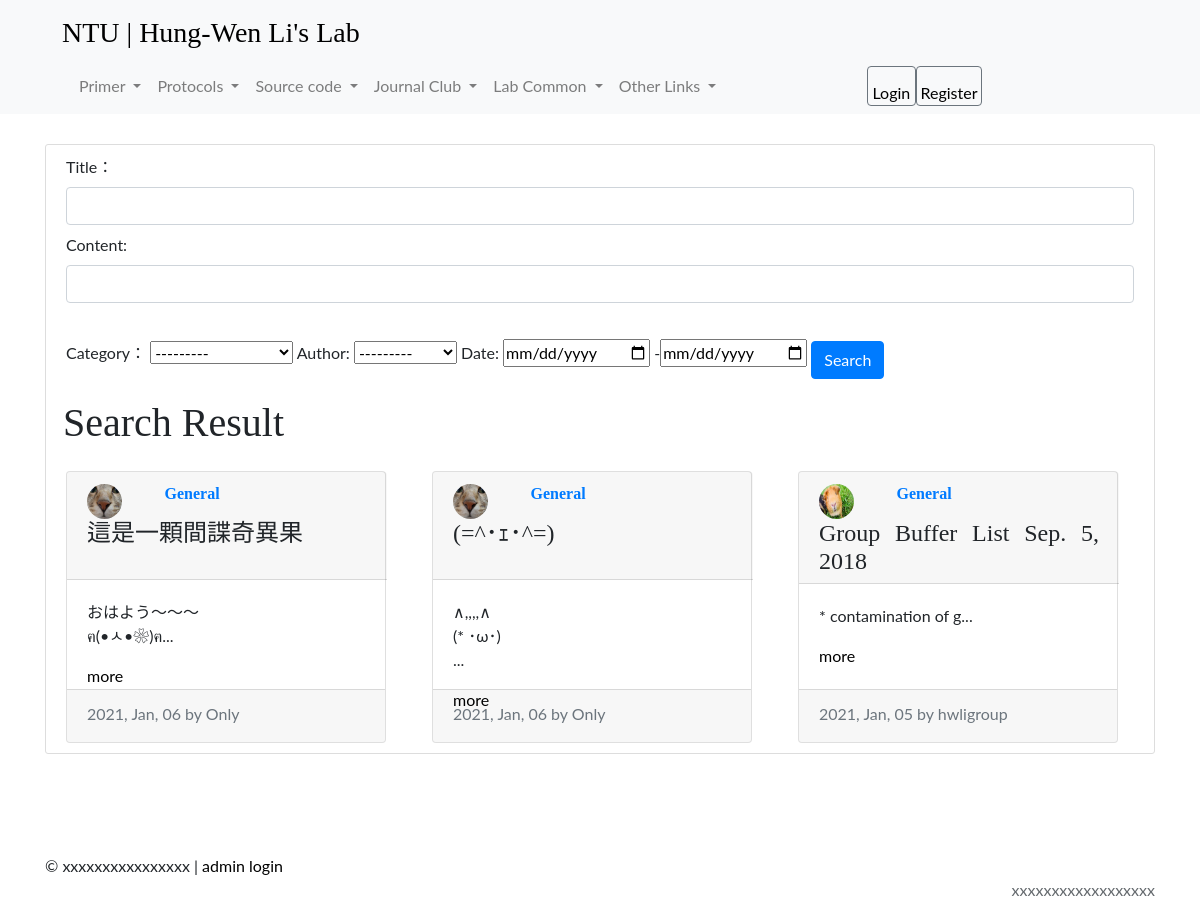
The page / on the database its author committed.
### posts/models.py (models this page shows, shortened)
class Post(models.Model):
    title = models.CharField(max_length=100)
    category = models.ForeignKey('Category', related_name='Project', null=True, on_delete=models.CASCADE)
    file = models.FileField(upload_to=make_file_path, blank=True)
    content = models.TextField()
    date_posted = models.DateTimeField(default=timezone.now)
    author = models.ForeignKey(User, on_delete=models.CASCADE)

class Category(models.Model):
    name = models.CharField(max_length=100)
    def __str__(self):
        return self.name

### users/models.py (models this page shows, shortened)
class Profile(models.Model):
    user = models.OneToOneField(User, on_delete=models.CASCADE)
    image = models.ImageField(default='default.jpg', upload_to='picture_pics')

### posts/views.py (the view)
# urls.py: path('', posts_views.index, name='homepage'),
def index(request):
    posts = Post.objects.all().order_by('-date_posted')
    postFilter = PostFilter(queryset=posts)
    if request.method == 'POST':
        postFilter = PostFilter(request.POST, queryset=posts)
    context = {
        'postFilter':postFilter
    }
    return render(request, 'posts/index.html', context)

### posts/templates/posts/index.html (shortened to what this page needs)
{% extends 'posts/base.html' %}
{% block content %}
<div style="margin:30px 0px 100px 0px;" class="content-section">
    <form method='POST'>
        Title： {{ postFilter.form.title }}
        Content: {{ postFilter.form.content }}
        Category： {{ postFilter.form.category }}
        Author: {{ postFilter.form.author }}
        Date: {{ postFilter.form.date_posted }}
    <input style="margin: 30px 0px 20px 0px" type="submit" class="btn btn-primary" value="Search" />
    </form>
    <div class="row">
        <h1 class="mb-0">Search Result</h1>
        {% for post in postFilter.qs %}
        <div class="col-lg-4">
            <div class="card mt-4" style="width: 20rem;height: 17rem;">
                <div class="card-header" style="width: 20rem;height: 7rem;">
                    <div class="row">
                        <div class="col-3">
                            <img class="rounded-circle article-img" src="{{ post.author.profile.image.url }}">
                        </div>
                        <div class="col-8">
                            <h6><strong class="d-inline-block mb-12 text-primary">{{ post.category }}</strong></h6>
                        </div>
                        <div class="col-12">
                            <h4 class="mb-0" align=justify>{{ post.title }}</h4>
                        </div>
                    </div>
                </div>
                <div class="card-body" style="width: 20rem;height: 7rem;">
                  <p class="article-content">{{ post.content|slice:"0:20" }}...</p>
                  <a href="{% url 'postdetail' post.pk %}" class="stretched-link">more</a>
                </div>
                <div class="card-footer">
                    <div class="mb-1 text-muted">{{ post.date_posted|date:"Y, M, d" }} by {{ post.author }}</div>
                </div>
            </div>
        </div>
        {% endfor %}
    </div>
{% endblock %}

### posts/static/posts/post.css (style rules this page uses)
h1, h2, h3, h4, h5, h6 { font-family: "Playfair Display", Georgia, "Times New Roman", serif;, }
.content-section { background: #ffffff; padding: 10px 20px; border: 1px solid #dddddd; border-radius: 3px; margin-bottom: 0px; }
.article-content { white-space: pre-line; }
.article-img { height: 35px; width: 35px; margin-right: 16px; }

### posts/templates/posts/base.html (style rules this page uses)
a:link { color: black; background-color: transparent; text-decoration: none; }
input[type=text] { width: 100%; padding: 10px 10px; margin: 8px 0; box-sizing: border-box; }
.article-img { height: 35px; width: 35px; margin-right: 1px; }
body { font-family: "Lato", sans-serif; }

### rows shown on the page
Post: author.profile.image (picture), category "General", title "這是一顆間諜奇異果", content "おはよう～～～ ฅ(•ㅅ•❀)ฅ", date_posted "2021, Jan, 06", author "Only"
Post: author.profile.image (picture), category "General", title "(=^･ｪ･^=)", content "∧,,,,∧ (* ･ω･)", date_posted "2021, Jan, 06", author "Only"
Post: author.profile.image (picture), category "General", title "Group Buffer List Sep. 5, 2018", content "* contamination of g", date_posted "2021, Jan, 05", author "hwligroup"
